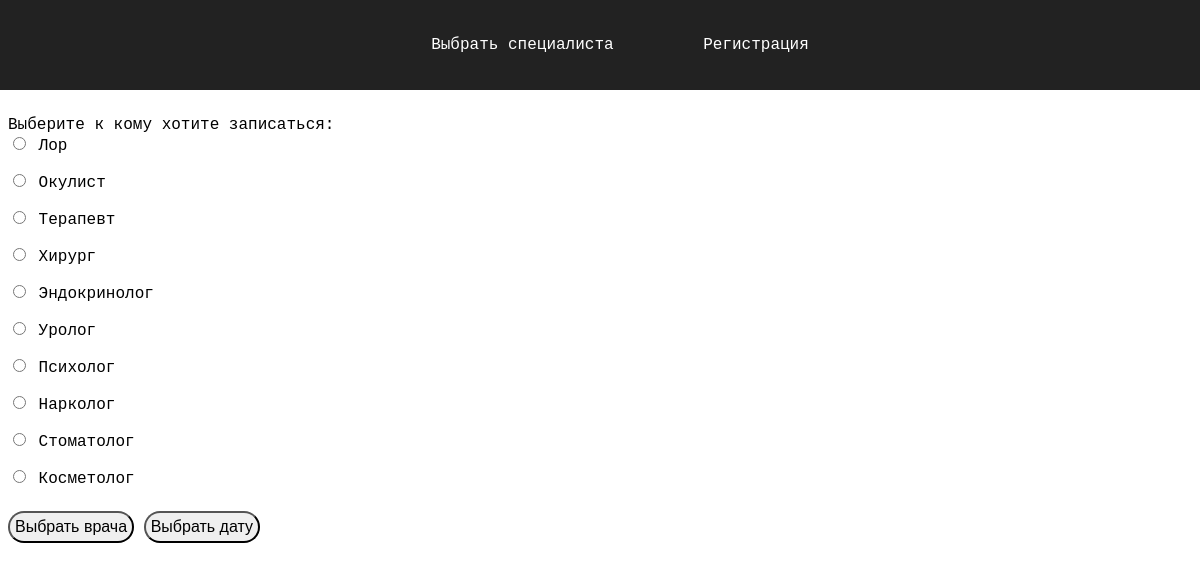
The page / on the database its author committed.
### tables this page shows
CREATE TABLE DoctorSpeciality (
idDoctorSpeciality INTEGER PRIMARY KEY AUTOINCREMENT,
Speciality varchar(40)
);

### conrollers/index.py (the view, shortened to what this page needs)
@app.route('/', methods=['get'])
def index():
    conn = get_db_connection()
    df_spec = SpecName(conn)
    specval = request.values.get('docbutton')
    html = render_template(
        'index.html',
    len = len,
    relation = df_spec
    )
    return html

### models/index_model.py (called while the page is built)
def SpecName(con):
    return pd.read_sql(''' SELECT Speciality as Cпециальность from DoctorSpeciality''', con)

### utils.py (called while the page is built)
def get_db_connection():
    return sqlite3.connect('hospital.sqlite')

### templates/index.html (shortened to what this page needs)
<html lang="en">
<head>
  <link rel="stylesheet" href="/static/css/main.css"/>
    <link rel="stylesheet" href="/static/css/windw.css">
</head>
<body>
  <div id="pagewrap">
    <nav>
      <ul>
        <li><a href={{ url_for("index") }}>Выбрать специалиста</a></li>
          <li><a href={{ url_for("registration") }}>Регистрация</a></li>
      </ul>
    </nav>
  </div>
  <div class="container" >
    <form >
        <p>
            Выберите к кому хотите записаться:<br>
            {% set n = len(relation) %}
    {% for i in range(0, n) %}
        <input type="radio" name="speciality" value="{{ i + 1}}"  >
        <label for="speciality"> {{ relation.iloc[i][0]}} </label>
        </p>
        {% endfor %}
  <input type="submit" name="docbutton" value="Выбрать врача" class="button_1" >
        <input type="submit" name="datebutton" value="Выбрать дату" class="button_1">
    </form>
  </div>
</body>
</html>

### static/css/main.css (style rules this page uses)
body { font-family: monospace, Helvetica, Verdana, Geneva, sans-serif; font-size: 16px; }
#main, nav, section, footer { margin: 1%; }
nav { position: fixed; top: 0px; left: 0px; margin: 0 auto; width: 100%; background-color: #222; }
nav ul { list-style-type: none; text-align: center; }
nav ul li { display: inline-block; text-align: center; padding: 20px; height: 2%; }
nav ul li a { text-decoration: none; color: white; padding: 20px; }
.container { display: flex; flex-direction: row; justify-content: flex-start; position: relative; margin-top: 100px ; }

### static/css/windw.css (style rules this page uses)
input { width: autho; padding: 5px; border-radius: 4px; text-align: center; }
.container { display: flex; flex-direction: row; justify-content: flex-start; }
.button_1 { padding: 5px; font-size: 12pt; border-radius: 20px; text-align: center; margin-top: 7px; cursor: pointer; }

### rows shown on the page
DoctorSpeciality: Speciality "Лор"
DoctorSpeciality: Speciality "Окулист"
DoctorSpeciality: Speciality "Терапевт"
DoctorSpeciality: Speciality "Хирург"
DoctorSpeciality: Speciality "Эндокринолог"
DoctorSpeciality: Speciality "Уролог"
DoctorSpeciality: Speciality "Психолог"
DoctorSpeciality: Speciality "Нарколог"
DoctorSpeciality: Speciality "Стоматолог"
DoctorSpeciality: Speciality "Косметолог"
